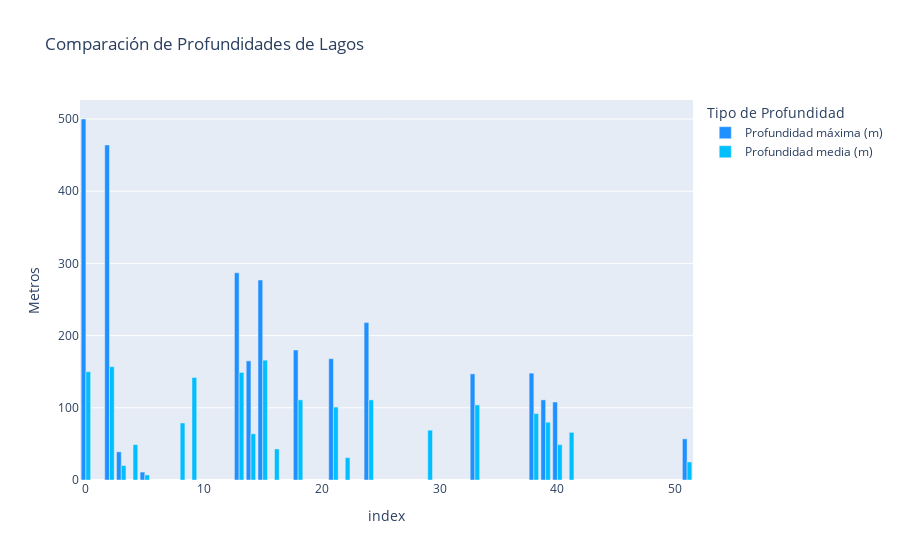

The notebook cell this image was saved under:
### Markdown cell above
## Realicemos un gráfico para comparar **Profundidad máxima** y **Profundidad media** de los lagos.

### Code cell
import plotly.express as px
fig = px.bar(lagos, 
             x=lagos.index, 
             y=['Profundidad máxima (m)', 'Profundidad media (m)'],
             barmode='group',
             title="Comparación de Profundidades de Lagos",
             labels={"value": "Metros", "variable": "Tipo de Profundidad"},
             color_discrete_sequence=["#1E90FF", "#00BFFF"])

fig.show()

### Figure 1 — Plotly figure (JSON) as saved in the notebook; plotly's stock layout.template omitted (floating-point values rounded to 4 significant figures)
{"data": [{"alignmentgroup": "True", "hovertemplate": "Tipo de Profundidad=Profundidad máxima (m)<br>index=%{x}<br>Metros=%{y}<extra></extra>", "legendgroup": "Profundidad máxima (m)", "marker": {"color": "#1E90FF", "pattern": {"shape": ""}}, "name": "Profundidad máxima (m)", "offsetgroup": "Profundidad máxima (m)", "orientation": "v", "showlegend": true, "textposition": "auto", "type": "bar", "x": [0, 1, 2, 3, 4, 5, 6, 7, 8, 9, 10, 11, 12, 13, 14, 15, 16, 17, 18, 19, 20, 21, 22, 23, 24, 25, 26, 27, 28, 29, 30, 31, 32, 33, 34, 35, 36, 37, 38, 39, 40, 41, 42, 43, 44, 45, 46, 47, 48, 49, 50, 51], "xaxis": "x", "y": [500.0, NaN, 464.0, 39.0, NaN, 11.0, NaN, NaN, NaN, NaN, NaN, NaN, NaN, 287.0, 165.0, 277.0, NaN, NaN, 180.0, NaN, NaN, 168.0, NaN, NaN, 218.0, NaN, NaN, NaN, NaN, NaN, NaN, NaN, NaN, 147.0, NaN, NaN, NaN, NaN, 148.0, 111.0, 108.0, NaN, NaN, NaN, NaN, NaN, NaN, NaN, NaN, NaN, NaN, 57.0], "yaxis": "y"}, {"alignmentgroup": "True", "hovertemplate": "Tipo de Profundidad=Profundidad media (m)<br>index=%{x}<br>Metros=%{y}<extra></extra>", "legendgroup": "Profundidad media (m)", "marker": {"color": "#00BFFF", "pattern": {"shape": ""}}, "name": "Profundidad media (m)", "offsetgroup": "Profundidad media (m)", "orientation": "v", "showlegend": true, "textposition": "auto", "type": "bar", "x": [0, 1, 2, 3, 4, 5, 6, 7, 8, 9, 10, 11, 12, 13, 14, 15, 16, 17, 18, 19, 20, 21, 22, 23, 24, 25, 26, 27, 28, 29, 30, 31, 32, 33, 34, 35, 36, 37, 38, 39, 40, 41, 42, 43, 44, 45, 46, 47, 48, 49, 50, 51], "xaxis": "x", "y": [150.0, NaN, 157.0, 20.0, 49.0, 7.0, NaN, NaN, 79.0, 142.0, NaN, NaN, NaN, 149.0, 64.0, 166.0, 43.0, NaN, 111.0, NaN, NaN, 101.0, 31.0, NaN, 111.0, NaN, NaN, NaN, NaN, 69.0, NaN, NaN, NaN, 104.0, NaN, NaN, NaN, NaN, 92.0, 80.0, 49.0, 66.0, NaN, NaN, NaN, NaN, NaN, NaN, NaN, NaN, NaN, 25.0], "yaxis": "y"}], "layout": {"barmode": "group", "legend": {"title": {"text": "Tipo de Profundidad"}, "tracegroupgap": 0}, "title": {"text": "Comparación de Profundidades de Lagos"}, "xaxis": {"anchor": "y", "domain": [0, 1], "title": {"text": "index"}}, "yaxis": {"anchor": "x", "domain": [0, 1], "title": {"text": "Metros"}}}}
